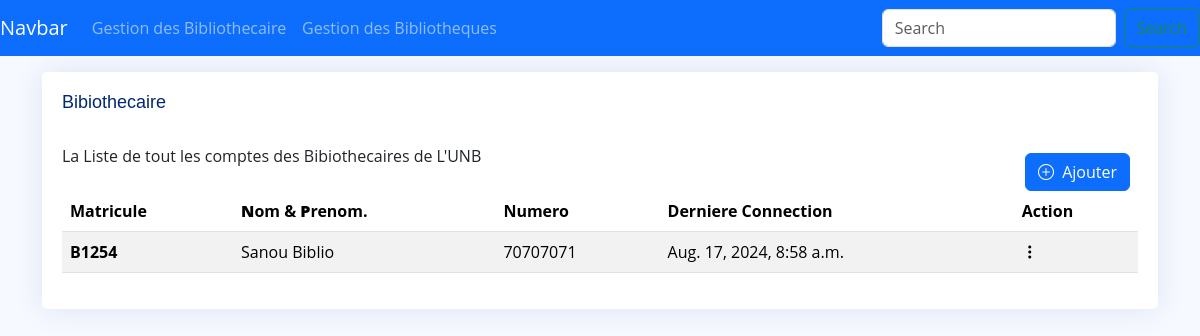
Screenshot of /user/admin/home/ with the database file from the repository.
### util/models.py (models this page shows, shortened)
class Utilisateur(models.Model):
    nom = models.CharField(max_length=50)
    prenom = models.CharField(max_length=50)
    numero = models.CharField(max_length=25,unique=True,null=False)
    matricule = models.CharField(max_length=25,blank=True)
    password = models.CharField(max_length=130)
    is_admin = models.BooleanField(default=False)
    is_biblio = models.BooleanField(default=True)
    last_login = models.DateTimeField(null=True, blank=True)
    created_at = models.DateTimeField(auto_now_add=True)

class Bibliothecaire(Utilisateur):
    Admin = models.ForeignKey(Admin,on_delete=models.CASCADE)
    bibliotheque = models.ForeignKey(Bibliotheque,null=True,on_delete=models.SET_NULL)
    def __str__(self):
        return f'Bibliothecaire:{self.nom} {self.prenom}'

class Utilisateur(models.Model):
    nom = models.CharField(max_length=50)
    prenom = models.CharField(max_length=50)
    numero = models.CharField(max_length=25,unique=True,null=False)
    matricule = models.CharField(max_length=25,blank=True)
    password = models.CharField(max_length=130)
    is_admin = models.BooleanField(default=False)
    is_biblio = models.BooleanField(default=True)
    last_login = models.DateTimeField(null=True, blank=True)
    created_at = models.DateTimeField(auto_now_add=True)

### util/views.py (the view)
# urls.py: path('admin/home/',views.adminHome,name="adminHome"),
def adminHome(request):
    biblios = Bibliothecaire.objects.all()
    context = {
        'biblios':biblios
    }
    print(biblios)
    return render(request, 'util/adminHome.html', context)

### templates/util/adminHome.html (shortened to what this page needs)
{% extends 'admin.html' %}
{% block content %}
  <section class="section">
    <div class="row">
      <div class="col-lg-12">
        <div class="card">
          <div class="card-body">
            <h5 class="card-title">Bibiothecaire</h5>
            <div class="d-flex justify-content-between align-items-center" >
                <p>La Liste de tout les comptes des Bibiothecaires de L'UNB</p>
                <div class="pt-3 px-2">
                    <a href="{% url 'registerBiblio' %}" class="btn btn-primary">
                        <i class="bi bi-plus-circle me-1"></i>
                        Ajouter
                    </a>
                </div>
            </div>
            <table class="table datatable table-striped">
              <thead>
                <tr>
                 <th scope="col">Matricule</th>
                  <th><b>N</b>om & <b>P</b>renom.</th>
                  <th>Numero</th>
                  <th data-type="date" data-format="YYYY/DD/MM HH:II:SS">Derniere Connection</th>
                  <th>Action</th>
                </tr>
              </thead>
              <tbody>
                {% for biblio in biblios %}
                <tr>
                    <th scope="row">{{ biblio.matricule|default_if_none:'-' }}</th>
                    <td>{{ biblio.nom }} {{ biblio.prenom }}</td>
                    <td>{{ biblio.numero }}</td>
                    <td>
                        {{ biblio.last_login|default_if_none:'-' }}
                    </td>
                    <td>
                        <a class="nav-link nav-profile d-flex align-items-center pe-0" href="#" data-bs-toggle="dropdown">
                            <i class="bi bi-three-dots-vertical"></i>
                          </a>
                    </td>
                  </tr>
                {% endfor %}
              </tbody>
            </table>
          </div>
        </div>
      </div>
    </div>
  </section>
{% endblock content %}

### static/assets/css/style.css (style rules this page uses)
:root { scroll-behavior: smooth; }
body { font-family: "Open Sans", sans-serif; background: #f6f9ff; color: #444444; }
a { color: #4154f1; text-decoration: none; }
h1, h2, h3, h4, h5, h6 { font-family: "Nunito", sans-serif; }
.card { margin-bottom: 30px; border: none; border-radius: 5px; box-shadow: 0px 0 30px rgba(1, 41, 112, 0.1); }
.card-title { padding: 20px 0 15px 0; font-size: 18px; font-weight: 500; color: #012970; font-family: "Poppins", sans-serif; }
.card-body { padding: 0 20px 20px 20px; }

### rows the page displays
Bibliothecaire: matricule "B1254", nom "Sanou", prenom "Biblio", numero "70707071", last_login "Aug. 17, 2024, 8:58 a.m."
